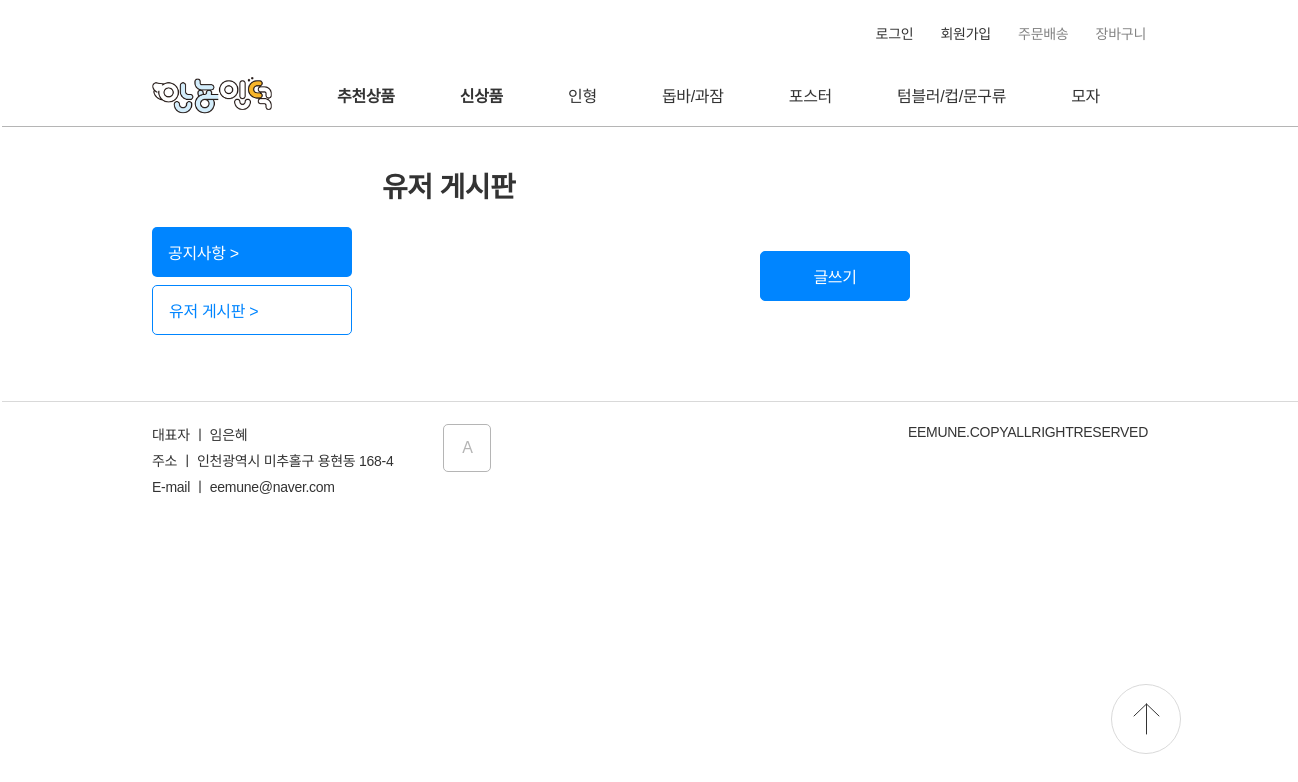
Page /board on the earlier database version.
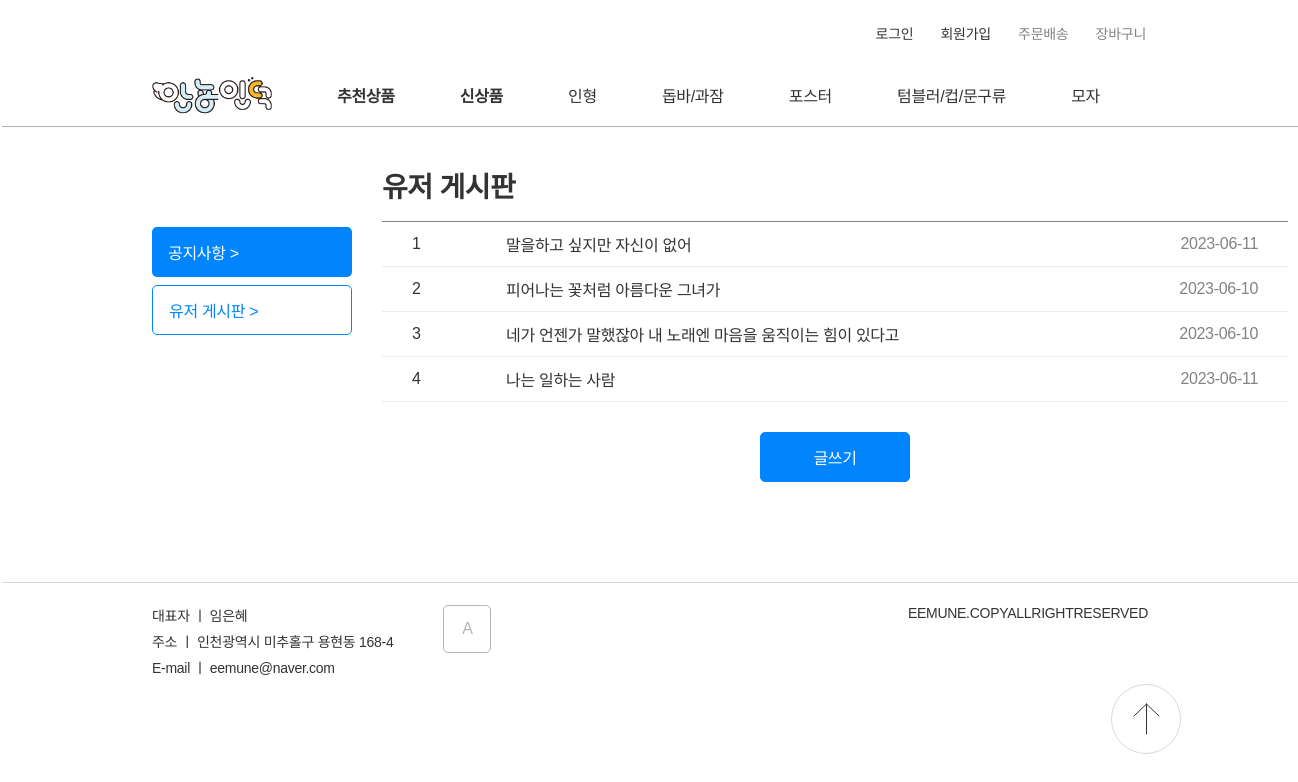
Same page on the later database version.
### data_models.py (models this page shows)
class Board(db.Model):
    __tablename__="Board"
    id=Column(db.Integer, primary_key=True)
    post_id=Column(String(8))
    writer_id = Column(String(32))
    title=Column(String)
    content=Column(String)
    data=Column(String)

### server.py (the view)
@app.route('/board')
def board():
    post_list = db.session.query(Board).all()
    return render_template("board.html", items = post_list)

### templates/board.html (shortened to what this page needs)
<!DOCTYPE html>
<html lang="ko">
<head>
    <link href="../static/CSS/nav.css" rel="stylesheet">
    <link href="../static/CSS/stylesheet.css" rel="stylesheet">
    <link href="../static/CSS/board.css" rel="stylesheet">
</head>
<nav>
    <div id="comp_header">
        <div id="component_top-list">
            <ul>
                {% if session['user_id']%}
                <li><a class="size_14"href="./wishlist">{{session['user_id']}}님 안녕하세요!</a></li>
                <li><a class="size_14"href="./logout">로그아웃</a></li>
                {% else %}
                <li><a class="size_14"href="./signin">로그인</a></li>
                <li><a class="size_14"href="./signup">회원가입</a></li>
                {% endif %}
                <li><a class="size_14 color_B5B5B5"href="error">주문배송</a></li>
                <li><a class="size_14 color_B5B5B5"href="wishlist">장바구니</a></li>
            </ul>
        </div>
        <div id="component_navigator">
            <ul>
                <img id="LOGO" onclick="location.href='/'" src="../static/img/icon/안뇽인덕.png"/>
                <li><a style="font-weight: 700;" href="./category_item?category=추천상품">추천상품</a></li>
                <li><a style="font-weight: 700;" href=".//category_item?category=신상품">신상품</a></li>
                <li><a href="./category_item?category=A">인형</a></li>
                <li><a href="./category_item?category=B">돕바/과잠</a></li>
                <li><a href="./category_item?category=C">포스터</a></li>
                <li><a href="./category_item?category=D">텀블러/컵/문구류</a></li>
                <li><a href="./category_item?category=E">모자</a></li>
            </ul>
        </div>
        </div>
</nav>
<body>
    <div class="div_board">
    <div class="left_section">
        <div onclick="location.href='/board'" class="btn_notification">공지사항 ></div>
        <div onclick="location.href='/board'" class="btn_board">유저 게시판 ></div>
    </div>
    <div class="right_section">
        <p class="weight_700 section_title">유저 게시판</p>
        <table class="table_body">
            {% for item in items %}
            <tr>
                <td>{{loop.index}}</td>
                <td><a href="/user_post?post_id={{item.id}}">{{item.title}}</a></td>
                <td style="text-align: right;" class="color_B5B5B5">{{item.data}}</td>
            </tr>
            {% endfor %}
        </table>
        <div class="btn_container">
            <button onclick="location.href='/write_board'">글쓰기</button>
        </div>
    </div>
    </div>
</body>
<footer>
    <div class="introduction">
        <p class="size_14">대표자 ㅣ 임은혜</p>
        <p class="size_14">주소 ㅣ 인천광역시 미추홀구 용현동 168-4</p>
        <p class="size_14">E-mail ㅣ eemune@naver.com</p>
    </div>
    <button onclick="location.href='/adminpage'">A</button>
    <div class="copyright">
        <p class="color_838383 size_14">EEMUNE.COPYALLRIGHTRESERVED</p>
    </div>
    <img id="gogo_top" src="../static/img/icon/icon_top.svg" onclick="location.href='#'"/>
</footer>
</html>

### static/CSS/nav.css (style rules this page uses)
#component_top-list { margin-top:23px; display: flex; justify-content: flex-end; height:44px; }
#component_top-list ul li:not(:last-child) { margin-right:23px; }
#component_top-list li { font-size: 14px; color:#B5B5B5; }
#LOGO { display: inline-block; cursor:pointer; }
#component_navigator { display: inline-block; margin-left: -150px; height:60px; padding-right: 50px; width:100vw; border-bottom: 1px solid #B5B5B5; background-color: rgba(255, 255, 255, 0.89); z-index: 3; transition: 0.5s; }
#component_navigator ul { padding:0px 150px; display: flex; justify-content: space-between; align-items: center; height: 56px; }
#component_navigator li { text-align: center; }

### static/CSS/stylesheet.css (style rules this page uses)
* { margin:0px; padding:0px; font-family: 'Noto Sans KR', sans-serif; font-size:16px; font-weight: 400; text-decoration: none; color:#333333; letter-spacing: -0.02em; box-sizing: border-box; }
#LOGO { width:120px; }
button { cursor:pointer; }
img { object-fit: cover; }
body { padding:0px 152px; overflow-x: hidden; }
li { list-style:none; display: inline-block; }
.color_B5B5B5 { color: #b5b5b5; }
.color_B5B5B5 { color: #838383; }
.size_14 { font-size:14px; }
.weight_700 { font-weight: 700; }
.section_title { font-size: 28px; }
footer { border-top: 1px solid #D9D9D9; padding-top:22px; width:100vw; margin-left: -150px; padding-left: 150px; display: flex; margin-bottom: 60px; }
footer .introduction p { margin-bottom: 6px; }
footer button { padding: 0; margin-left:50px; width:48px; height:48px; border: 1px solid #B5B5B5; color:#B5B5B5; background-color: white; }
.copyright { position: absolute; right:150px; }
#gogo_top { width:70px; height:70px; position: fixed; right:117px; bottom:46px; z-index: 3; cursor:pointer; }
button { border: 1px solid #0085FF; color: #0085FF; background-color: white; border-radius: 5px; transition: 0.5s; }

### static/CSS/board.css (style rules this page uses)
.div_board { display: flex; width:1136px; margin: auto; }
.left_section { margin-top: 100px; }
.btn_notification { display: block; width:200px; height: 50px; display: flex; align-items: center; padding-left: 16px; border-radius: 5px; background-color: #0085FF; color: white; }
.btn_board { display: block; width:200px; height: 50px; display: flex; align-items: center; padding-left: 16px; border-radius: 5px; border: 1px solid #0085FF; color: #0085FF; margin-top: 8px; }
.right_section { flex-grow: 1; margin-left: 30px; }
.section_title { margin-top: 38px; margin-bottom: 16px; }
.table_body { border-collapse: collapse; width:100%; border-bottom: 1px solid #838383; border-top: 1px solid #838383; align-items: center; box-sizing: border-box; margin-bottom: 30px; }
.table_body td { padding: 10px 30px; border-bottom: 1px solid #ebebeb; }
.btn_container { width:100%; display: flex; justify-content: center; }
.btn_container button { height:50px; width: 150px; background-color: #0085FF; color: white; margin-bottom: 100px; }

Differences in the rows shown:
added Board: title "말을하고 싶지만 자신이 없어", data "2023-06-11"
added Board: title "피어나는 꽃처럼 아름다운 그녀가", data "2023-06-10"
added Board: title "네가 언젠가 말했잖아 내 노래엔 마음을 움직이는 힘이 있다고", data "2023-06-10"
added Board: title "나는 일하는 사람", data "2023-06-11"
